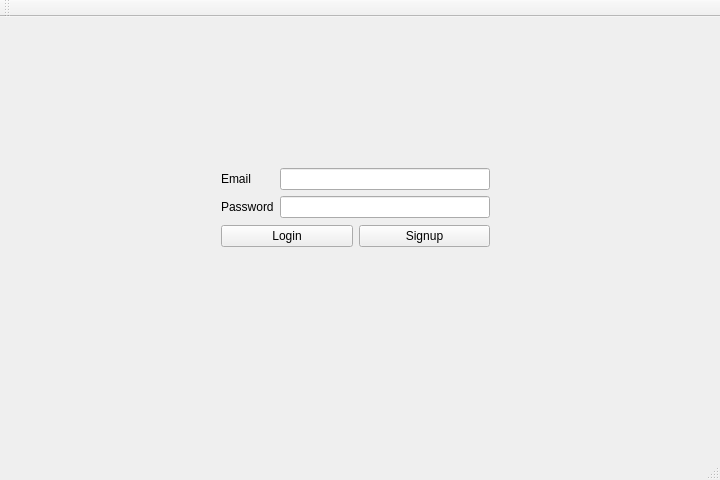
<?xml version="1.0" encoding="UTF-8"?>
<ui version="4.0">
 <class>MainWindow</class>
 <widget class="QMainWindow" name="MainWindow">
  <property name="geometry">
   <rect>
    <x>0</x>
    <y>0</y>
    <width>720</width>
    <height>480</height>
   </rect>
  </property>
  <property name="windowTitle">
   <string>Employment Agency</string>
  </property>
  <widget class="QWidget" name="centralWidget">
   <widget class="QWidget" name="layoutWidget">
    <property name="geometry">
     <rect>
      <x>210</x>
      <y>140</y>
      <width>291</width>
      <height>101</height>
     </rect>
    </property>
    <layout class="QVBoxLayout" name="verticalLayout">
     <item>
      <layout class="QFormLayout" name="formLayout">
       <item row="0" column="0">
        <widget class="QLabel" name="label_email">
         <property name="text">
          <string>Email</string>
         </property>
        </widget>
       </item>
       <item row="0" column="1">
        <widget class="QLineEdit" name="lineEdit_email"/>
       </item>
       <item row="1" column="0">
        <widget class="QLabel" name="label_password">
         <property name="text">
          <string>Password</string>
         </property>
        </widget>
       </item>
       <item row="1" column="1">
        <widget class="QLineEdit" name="lineEdit_password">
         <property name="echoMode">
          <enum>QLineEdit::Password</enum>
         </property>
        </widget>
       </item>
      </layout>
     </item>
     <item>
      <layout class="QHBoxLayout" name="horizontalLayout">
       <item>
        <widget class="QPushButton" name="logInButton">
         <property name="text">
          <string>Login</string>
         </property>
        </widget>
       </item>
       <item>
        <widget class="QPushButton" name="signUpButton">
         <property name="text">
          <string>Signup</string>
         </property>
        </widget>
       </item>
      </layout>
     </item>
    </layout>
   </widget>
  </widget>
  <widget class="QMenuBar" name="menuBar">
   <property name="geometry">
    <rect>
     <x>0</x>
     <y>0</y>
     <width>720</width>
     <height>21</height>
    </rect>
   </property>
  </widget>
  <widget class="QToolBar" name="mainToolBar">
   <attribute name="toolBarArea">
    <enum>TopToolBarArea</enum>
   </attribute>
   <attribute name="toolBarBreak">
    <bool>false</bool>
   </attribute>
  </widget>
  <widget class="QStatusBar" name="statusBar"/>
 </widget>
 <layoutdefault spacing="6" margin="11"/>
 <resources/>
 <connections/>
</ui>
